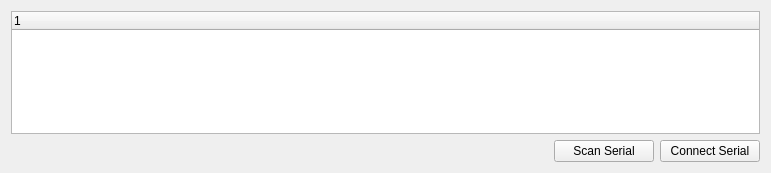
<?xml version="1.0" encoding="UTF-8"?>
<ui version="4.0">
 <class>TopForm</class>
 <widget class="QWidget" name="TopForm">
  <property name="geometry">
   <rect>
    <x>0</x>
    <y>0</y>
    <width>771</width>
    <height>173</height>
   </rect>
  </property>
  <property name="windowTitle">
   <string>Super Serial</string>
  </property>
  <layout class="QGridLayout" name="gridLayout">
   <item row="0" column="0">
    <layout class="QHBoxLayout" name="horizontalLayout_4">
     <item>
      <layout class="QVBoxLayout" name="verticalLayout_2">
       <item>
        <widget class="QTreeWidget" name="twSerial">
         <column>
          <property name="text">
           <string notr="true">1</string>
          </property>
         </column>
        </widget>
       </item>
       <item>
        <layout class="QHBoxLayout" name="horizontalLayout">
         <item>
          <spacer name="horizontalSpacer">
           <property name="orientation">
            <enum>Qt::Orientation::Horizontal</enum>
           </property>
           <property name="sizeHint" stdset="0">
            <size>
             <width>40</width>
             <height>20</height>
            </size>
           </property>
          </spacer>
         </item>
         <item>
          <widget class="QPushButton" name="pbScanSerial">
           <property name="sizePolicy">
            <sizepolicy hsizetype="Fixed" vsizetype="Fixed">
             <horstretch>0</horstretch>
             <verstretch>0</verstretch>
            </sizepolicy>
           </property>
           <property name="minimumSize">
            <size>
             <width>100</width>
             <height>0</height>
            </size>
           </property>
           <property name="text">
            <string>Scan Serial</string>
           </property>
          </widget>
         </item>
         <item>
          <widget class="QPushButton" name="pbConnectSerial">
           <property name="sizePolicy">
            <sizepolicy hsizetype="Fixed" vsizetype="Fixed">
             <horstretch>0</horstretch>
             <verstretch>0</verstretch>
            </sizepolicy>
           </property>
           <property name="minimumSize">
            <size>
             <width>100</width>
             <height>0</height>
            </size>
           </property>
           <property name="text">
            <string>Connect Serial</string>
           </property>
          </widget>
         </item>
        </layout>
       </item>
      </layout>
     </item>
    </layout>
   </item>
  </layout>
 </widget>
 <resources/>
 <connections/>
</ui>
